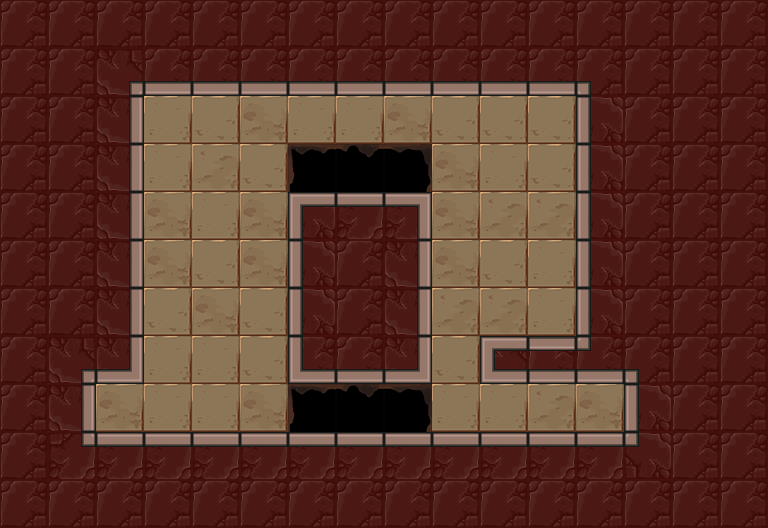

This is a level from a 2D game, rendered from its Tiled map with the project's own tilesets. A one-line summary and the map file follow, with tile-layer data summarised:
An orthogonal 16x11 tile map with 48x48 px tiles, 3 tile layers (Floor, Holes, Walls), 6 tilesets and 8 objects (4x mirror, lightSwitch, lightOrb, player_start, exit).

<map version="1.0" orientation="orthogonal" renderorder="right-down" width="16" height="11" tilewidth="48" tileheight="48" nextobjectid="127">
 <tileset firstgid="1" name="walls" tilewidth="48" tileheight="48" tilecount="42">
  <image source="../../images/kongregate_release/wall_sheet.png" width="336" height="288" />
 </tileset>
 <tileset firstgid="43" name="exit" tilewidth="48" tileheight="48" tilecount="12">
  <image source="../../images/kongregate_release/gate_sheet.png" width="192" height="144" />
 </tileset>
 <tileset firstgid="55" name="floors" tilewidth="48" tileheight="48" tilecount="4">
  <image source="../../images/kongregate_release/floor_sheet.png" width="192" height="48" />
 </tileset>
 <tileset firstgid="59" name="holes" tilewidth="48" tileheight="48" tilecount="6">
  <image source="../../images/kongregate_release/hole_sheet.png" width="288" height="48" />
 </tileset>
 <tileset firstgid="65" name="mirrors" tilewidth="48" tileheight="48" tilecount="4">
  <image source="../../images/kongregate_release/mirror_sheet.png" width="96" height="96" />
 </tileset>
 <tileset firstgid="69" name="orb_sheet" tilewidth="48" tileheight="48" tilecount="9">
  <image source="../../images/kongregate_release/orb_sheet.png" width="144" height="144" />
 </tileset>
 <layer name="Floor" width="16" height="11">
  <properties>
   <property name="tileset" value="floors" />
  </properties>
  <data>[176 cells, 45 non-empty, 4 distinct tile ids]</data>
 </layer>
 <layer name="Holes" width="16" height="11">
  <properties>
   <property name="tileset" value="holes" />
  </properties>
  <data>[176 cells, 6 non-empty, 3 distinct tile ids]</data>
 </layer>
 <layer name="Walls" width="16" height="11">
  <properties>
   <property name="tileset" value="walls" />
  </properties>
  <data>[176 cells, 125 non-empty, 16 distinct tile ids]</data>
 </layer>
 <objectgroup name="Objects" visible="0" />
 <objectgroup name="Mirrors">
  <object id="119" type="mirror" gid="66" x="192" y="432" width="48" height="48">
   <properties>
    <property name="sides" value="1" />
   </properties>
  </object>
  <object id="120" type="mirror" gid="1073741890" x="144" y="240" width="48" height="48">
   <properties>
    <property name="sides" value="1" />
   </properties>
  </object>
  <object id="121" type="mirror" gid="3221225538" x="192" y="240" width="48" height="48">
   <properties>
    <property name="sides" value="1" />
   </properties>
  </object>
  <object id="122" type="mirror" gid="66" x="528" y="144" width="48" height="48">
   <properties>
    <property name="sides" value="1" />
   </properties>
  </object>
 </objectgroup>
 <objectgroup name="Light">
  <object id="123" type="lightSwitch" gid="66" x="576" y="432" width="48" height="48" />
  <object id="124" type="lightOrb" gid="72" x="144" y="288" width="48" height="48">
   <properties>
    <property name="direction" value="256" />
   </properties>
  </object>
 </objectgroup>
 <objectgroup color="#141ba4" name="player_start">
  <object id="125" type="player_start" x="528" y="288" width="48" height="48">
   <properties>
    <property name="direction_facing" value="16" />
    <property name="initial_zoom" value="0.7" />
   </properties>
  </object>
 </objectgroup>
 <objectgroup color="#71a400" name="Exit">
  <object id="126" type="exit" gid="43" x="96" y="432" width="48" height="48" />
 </objectgroup>
</map>
